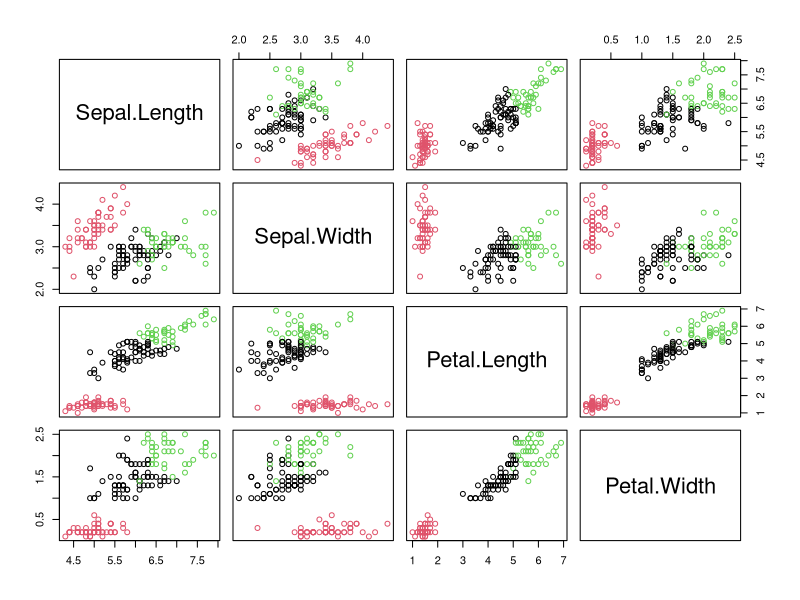

The R script that drew this image:
dim(iris) 
head(iris)
summary(iris)

#150 instancies, 4 attributes and 1 class. 
#Iris is used a lot for CLASSIFICATION methods.
# Clustering -> we need to pass for the algorithm the 4 atributes in terms
# of sepals and petals
# for K-means we need to give to the algorithm the number of groups.
# In this case: 3 groups
# compare the groups created by the algortihm using TABLE
# comparing the clusters created with the real species

cluster = kmeans(iris[1:4], center = 3)
#Center =3 established that we want 03 centroid -> 03 groups created
# K-means is a clustering algorithm that has the need for the user to give the 
# number of groups to be created
cluster
#K-Means clustering with 3 clusters of sizes 50, 38, 62.
# They all sum up to 150 (the number of instancies). 

table(iris$Species, cluster$cluster)
# The algorithm is strugling with Verginica. Got it right for Setosas.
# 16 deviations - 84% of sucess rate.

plot(iris[,1:4], col = cluster$cluster)
#Looking the graph, the red in the plot is Setosa (100% of sucess rate)
# there is some overlap in plot between Verginica and versicolot